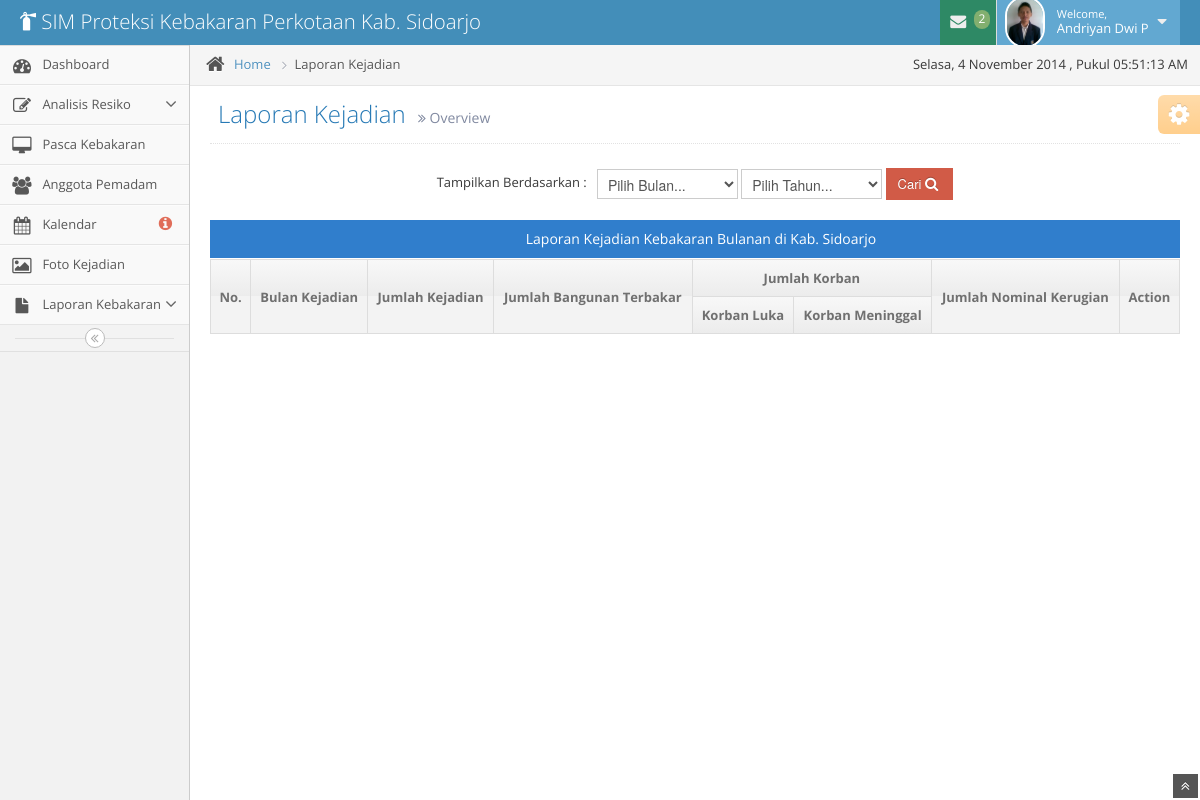
The page /laporan/index.php (signed in) on the database its author committed.
### tables this page shows
CREATE TABLE IF NOT EXISTS `pegawai` (
  `pegawai_nip` int(20) NOT NULL,
  `id_level_user` int(11) NOT NULL,
  `pegawai_nama` varchar(50) NOT NULL,
  `pegawai_tempat` varchar(50) NOT NULL,
  `pegawai_tanggal` date NOT NULL,
  `pegawai_kelamin` varchar(20) NOT NULL,
  `pegawai_alamat` varchar(50) NOT NULL,
  `pegawai_no_telp` varchar(20) NOT NULL,
  `jabatan_id` int(2) NOT NULL,
  `pegawai_email` varchar(50) NOT NULL,
  `pegawai_password` varchar(200) NOT NULL,
  `pegawai_foto` varchar(255) NOT NULL,
  PRIMARY KEY (`pegawai_nip`),
  KEY `FK_jabatan` (`jabatan_id`),
  KEY `id_level_user` (`id_level_user`)
);

### laporan/index.php (the view, shortened to what this page needs)
<?php
include '../template/header.php';
if ((isset($_SESSION['pegawai_nomor']) && isset($_SESSION['level'])) || (isset($_COOKIE['level']) && isset($_COOKIE['pegawai_nomor']))) {
    $sql = mysql_query("SELECT * FROM pegawai WHERE (pegawai_nip='" . $_SESSION['pegawai_nomor'] . "' AND id_level_user='".$_SESSION['level']."')
                        OR (pegawai_nip='" . $_COOKIE['pegawai_nomor'] . "' AND id_level_user='".$_COOKIE['level']."')") or die("Query : ".mysql_error());
    if ($sql == false) {
        die(mysql_error());
        header('Location: ../login/login.php');
        exit();
    } else if (mysql_num_rows($sql)) {
        while ($row = mysql_fetch_assoc($sql)) {
            ?>
            <body>
                <div class="navbar">
                    <div class="navbar-inner">
                        <div class="container-fluid">
                            <a href="../beranda/index" class="brand">
                                <small>
                                    <i class="icon-fire-extinguisher"></i>
                                    SIM Proteksi Kebakaran Perkotaan Kab. Sidoarjo
                                </small>
                            </a>
                            <ul class="nav ace-nav pull-right">
                                <li class="green">
                                    <a data-toggle="dropdown" class="dropdown-toggle" href="#">
                                        <i class="icon-envelope icon-animated-vertical"></i>
                                        <?php
                                        $level = $row['id_level_user'];
                                        $jabatan = $row['jabatan_id'];
                                        $cek_pesan = mysql_query("SELECT * FROM pesan WHERE pesan_status = 0 AND pesan_untuk='$jabatan'") or die("Query : ".mysql_error());
                                        $jml_pesan = mysql_num_rows($cek_pesan);
                                        if($jml_pesan > 0){
                                            echo "<span class='badge badge-success'>$jml_pesan</span>";
                                        }else{
                                            echo "<span class='badge badge-success'>0</span>";
                                        }
                                        ?>
                                    </a>
                                </li>
                                <li class="light-blue">
                                    <a data-toggle="dropdown" href="#" class="dropdown-toggle">
                                        <img class="nav-user-photo" src="../assets/img/img-anggota/<?= $row['pegawai_foto']; ?>" alt="<?php echo $hasil['pegawai_nama']; ?>" />
                                        <span class="user-info">
                                            <small>Welcome,</small>
                                            <?php echo $row['pegawai_nama']; ?>
                                        </span>
                                        <i class="icon-caret-down"></i>
                                    </a>
                                </li>
                            </ul>
                        </div>
                    </div>
                </div>
            <div class="main-container container-fluid">
                <?php include '../template/sidebar.php'; ?>
                <div class="main-content">
                    <div class="breadcrumbs" id="breadcrumbs">
                        <ul class="breadcrumb">
                            <li>
                                <i class="icon-home home-icon"></i>
                                <a href="../beranda/index">Home</a>
                                <span class="divider">
                                    <i class="icon-angle-right arrow-icon"></i>
                                </span>
                            </li>
                            <li class="active">Laporan Kejadian</li>
                        </ul>
                        <div class="pull-right">
                            , Pukul <span id="clock"></span>
                        </div>
                    </div>
                    <div class="page-content">
                        <div class="page-header position-relative">
                            <h1>
                                Laporan Kejadian
                                <small>
                                    <i class="icon-double-angle-right"></i>
                                    Overview
                                </small>
                            </h1>
                        </div>
                        <div class="row-fluid">
                            <div class="span12">
                                <form class="form-inline center" method="post" />
                                    Tampilkan Berdasarkan :&nbsp;&nbsp;
                                    <select class="span2" id="bulan">
                                        <option value=""/>Pilih Bulan...
                                        <option value="Jan"/>Jan
                                    </select>
                                    <select class="span2" id="tahun">
                                        <option value="" />Pilih Tahun...
                                        <option value="2013" />2013
                                    </select>
                                    <button id="button" onclick="return false;" class="btn btn-danger btn-small">
                                        Cari
                                        <i class="icon-search bigger-110"></i>
                                    </button>
                                <div class = "table-header center">
                                    Laporan Kejadian Kebakaran Bulanan di Kab. Sidoarjo
                                </div>
                                <table id = "result" class = "table table-striped table-bordered table-hover">
                                    <thead>
                                        <tr>
                                           <th rowspan="2" class="center">No.</th>
                                           <th rowspan="2" class="center">Bulan Kejadian</th>
                                           <th rowspan="2" class="center">Jumlah Kejadian</th>
                                           <th rowspan="2" class="center">Jumlah Bangunan Terbakar</th>
                                           <th colspan="2" class="center">Jumlah Korban</th>
                                           <th rowspan="2" class="center">Jumlah Nominal Kerugian</th>
                                           <th rowspan="2" class="center">Action</th>
                                         </tr>
                                         <tr>
                                           <th class="center">Korban Luka</th>
                                           <th class="center">Korban Meninggal</th>
                                         </tr>
                                    </thead>
                                </table>
                            </div>
                        </div>
                    </div>
                    <?php
                }
            }
        }
        ?>
        <div class="ace-settings-container" id="ace-settings-container">
            <div class="btn btn-app btn-mini btn-warning ace-settings-btn" id="ace-settings-btn">
                <i class="icon-cog bigger-150"></i>
            </div>
        </div>
    </div>
</div>
<a href="#" id="btn-scroll-up" class="btn-scroll-up btn btn-small btn-inverse">
    <i class="icon-double-angle-up icon-only bigger-110"></i>
</a>
</body>
</html>

### template/sidebar.php (shortened to what this page needs)
<?php
    if($level == '1'){
?>
<div class="sidebar" id="sidebar">
    <ul class="nav nav-list">
        <li>
            <a href="../beranda/index">
                <i class="icon-dashboard"></i>
                <span class="menu-text"> Dashboard </span>
            </a>
        </li>
        <li>
            <a href="" class="dropdown-toggle">
                <i class="icon-edit"></i>
                <span class="menu-text"> Analisis Resiko </span>
                <b class="arrow icon-angle-down"></b>
            </a>
        </li>
        <li>
            <a href="../pasca/pasca" class="dropdown-toggle">
                <i class="icon-desktop"></i>
                <span class="menu-text"> Pasca Kebakaran </span>
            </a>
        </li>
        <li>
            <a href="../anggota/list">
                <i class="icon-group"></i>
                <span class="menu-text"> Anggota Pemadam </span>
            </a>
        </li>
        <li>
            <a href="../kalendar/kalendar">
                <i class="icon-calendar"></i>
                <?php
                    $thn = date('Y');
                    $bln = date('m');
                    $cek = mysql_query("SELECT * FROM resiko WHERE resiko_tanggal_start BETWEEN '$thn-$bln-01' AND '$thn-$bln-31'") or die("Query : ".mysql_error());
                    $jml = mysql_num_rows($cek);
                ?>
                <span class="menu-text">
                    Kalendar
                    <?php if($jml>0){ ?>
                    <span class="badge badge-transparent tooltip-error" title="<?php echo $jml; ?>&nbsp;Important&nbsp;Events">
                        <i class="icon-info-sign red bigger-130"></i>
                    </span>
                    <?php }else{ ?>
                    <span class="badge badge-transparent tooltip-error" title="0&nbsp;Important&nbsp;Events">
                        <i class="icon-info-sign red bigger-130"></i>
                    </span>
                    <?php } ?>
                </span>
            </a>
        </li>
        <li>
            <a href="../gallery/">
                <i class="icon-picture"></i>
                <span class="menu-text"> Foto Kejadian </span>
            </a>
        </li>
        <li>
            <a href="#" class="dropdown-toggle">
                <i class="icon-file"></i>
                <span class="menu-text">
                    Laporan Kebakaran
                </span>
                <b class="arrow icon-angle-down"></b>
            </a>
        </li>
    </ul>
    <div class="sidebar-collapse" id="sidebar-collapse">
        <i class="icon-double-angle-left"></i>
    </div>
</div>
<?php
}else if($level == '2' || $level = '3'){
?>
<div class="sidebar" id="sidebar">
    <div class="sidebar-shortcuts" id="sidebar-shortcuts">
        <div class="sidebar-shortcuts-mini" id="sidebar-shortcuts-mini">
            <span class="btn btn-success"></span>
            <span class="btn btn-info"></span>
            <span class="btn btn-warning"></span>
            <span class="btn btn-danger"></span>
        </div>
    </div>
    <ul class="nav nav-list">
        <li>
            <a href="../beranda/index">
                <i class="icon-dashboard"></i>
                <span class="menu-text"> Dashboard </span>
            </a>
        </li>
        <li>
            <a href="../pasca/pasca" class="dropdown-toggle">
                <i class="icon-desktop"></i>
                <span class="menu-text"> Pasca Kebakaran </span>
            </a>
        </li>
        <li>
            <a href="../anggota/list">
                <i class="icon-group"></i>
                <span class="menu-text"> Anggota Pemadam </span>
            </a>
        </li>
        <li>
            <a href="../kalendar/kalendar">
                <i class="icon-calendar"></i>
                <?php
                    $thn = date('Y');
                    $bln = date('m');
                    $cek = mysql_query("SELECT * FROM resiko WHERE resiko_tanggal_start BETWEEN '$thn-$bln-01' AND '$thn-$bln-31'") or die("Query : ".mysql_error());
                    $jml = mysql_num_rows($cek);
                ?>
                <span class="menu-text">
                    Kalendar
                    <?php if($jml>0){ ?>
                    <span class="badge badge-transparent tooltip-error" title="<?php echo $jml; ?>&nbsp;Important&nbsp;Events">
                        <i class="icon-info-sign red bigger-130"></i>
                    </span>
                    <?php }else{ ?>
                    <span class="badge badge-transparent tooltip-error" title="0&nbsp;Important&nbsp;Events">
                        <i class="icon-info-sign red bigger-130"></i>
                    </span>
                    <?php } ?>
                </span>
            </a>
        </li>
        <li>
            <a href="../gallery/">
                <i class="icon-picture"></i>
                <span class="menu-text"> Foto Kejadian </span>
            </a>
        </li>
        <li>
            <a href="#" class="dropdown-toggle">
                <i class="icon-file"></i>
                <span class="menu-text">
                    Laporan Kebakaran
                </span>
                <b class="arrow icon-angle-down"></b>
            </a>
            <ul class="submenu">
                <li>
                    <a href="../laporan/">
                        <i class="icon-double-angle-right"></i>
                        Laporan Kebakaran
                    </a>
                </li>
                <li>
                    <a href="../grafik/">
                        <i class="icon-double-angle-right"></i>
                        Grafik Kebakaran
                    </a>
                </li>
            </ul>
        </li>
    </ul>
    <div class="sidebar-collapse" id="sidebar-collapse">
        <i class="icon-double-angle-left"></i>
    </div>
</div>
<?php
}
?>

### assets/css-zoom/style.css (style rules this page uses)
html { background-color:#eee; }
div { -webkit-tap-highlight-color:rgba(0,0,0,0); }

### template/header.php (style rules this page uses)
body,td,th { font-family: "Open Sans"; }

### rows shown on the page
pegawai: jml_pesan "2", pegawai_foto (picture), pegawai_nama "Andriyan Dwi P", shows "Dashboard"
